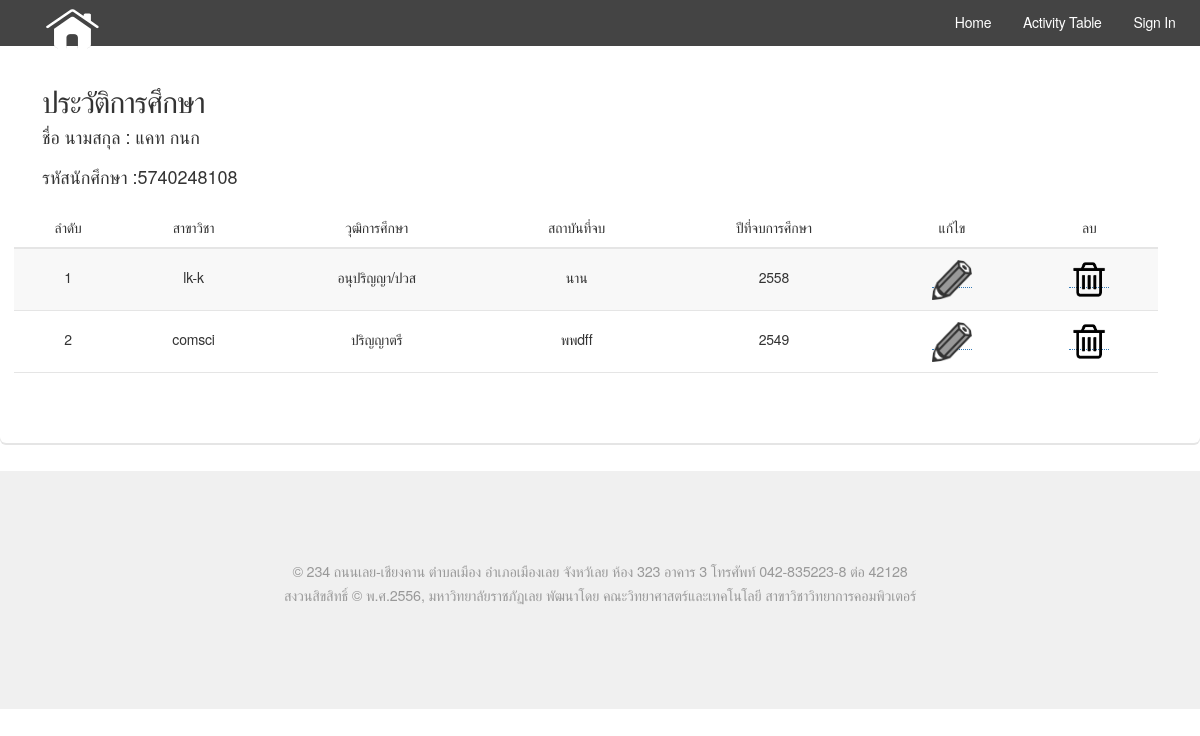
Screenshot of /educationtable.php?std_code=5740248108 with the database file from the repository.
### tables this page shows
CREATE TABLE `student` (
  `std_id` int(7) NOT NULL AUTO_INCREMENT,
  `pname` int(1) NOT NULL,
  `fname` varchar(255) NOT NULL,
  `lname` varchar(255) NOT NULL,
  `std_code` varchar(10) NOT NULL,
  `address` varchar(255) DEFAULT NULL,
  `phone` varchar(10) DEFAULT NULL,
  `dateofbirth` date NOT NULL,
  `email` varchar(255) DEFAULT NULL,
  PRIMARY KEY (`std_id`)
);

CREATE TABLE `education` (
  `edu_id` int(2) NOT NULL AUTO_INCREMENT,
  `edu_level` int(1) NOT NULL,
  `std_code` varchar(10) NOT NULL,
  `major` varchar(255) NOT NULL,
  `intiute` varchar(255) NOT NULL,
  `endyear` varchar(4) NOT NULL,
  PRIMARY KEY (`edu_id`)
);

CREATE TABLE `educate` (
  `educate_id` int(7) NOT NULL AUTO_INCREMENT,
  `educate_name` varchar(255) DEFAULT NULL,
  PRIMARY KEY (`educate_id`)
);

### educationtable.php (the view, shortened to what this page needs)
<?php include_once 'header.php'; ?>
            <section class="box">
                <div>
                        <div class="row uniform 100%">
                            <header>
        <h2>ประวัติการศึกษา</h2>
        <?php
         $std_code = $_GET['std_code'];
         $strsql = "SELECT * FROM student WHERE std_code=$std_code";
         $result = mysqli_query($conn, $strsql);
         $rs = mysqli_fetch_array($result);
        echo "<h4>ชื่อ นามสกุล : " . $rs ['fname'] . " " . $rs ['lname'] . "<br><br>";
        echo "รหัสนักศึกษา :" . $rs['std_code'] . "<br><br>";
        ?>
    </header>
                            <table width='100%' align='center'>
                                <thead>
                                    <td align='center'>ลำดับ</td>
                                    <td align='center'>สาขาวิชา</td>
                                    <td align='center'>วุฒิการศึกษา</td>
                                    <td align='center'>สถาบันที่จบ</td>
                                    <td align='center'>ปีที่จบการศึกษา</td>
                                    <td align='center'>แก้ไข</td>
                                    <td align='center'>ลบ</td>
                            </thead>
                                <?php
                                $std_code = $_GET['std_code'];
                                $strsql = "SELECT e1.edu_id,e1.major,e2.educate_name,e1.intiute,e1.endyear
                                           FROM education e1
                                           INNER JOIN educate e2 on e2.educate_id=e1.edu_level
                                           WHERE e1.std_code='$std_code'";
                                $result = mysqli_query($conn, $strsql);
                                $row_no = 0;
                                while ($rs = mysqli_fetch_array($result)) {
                                    $row_no++;
                                    ?>
                                    <tr>
                                        <td align='center'><?= $row_no ?></td>
                                         <td align='center'><?php echo $rs ['major']; ?></td>
                                        <td align='center'><?php echo $rs ['educate_name']; ?></td>
                                        <td align='center'><?php echo $rs ['intiute'] ; ?></td>
                                        <td align='center'><?php echo $rs ['endyear'] ; ?></td>
                                        <td align='center'><a href='buildresumeadmin.php?std_code=<?= $std_code?>&edu_id=<?= $rs['edu_id']?>&method=edit' class='#'><img src="images/din.png" width="40" height="40"></a></td>
                                        <td align='center'><a href='educationtable.php?std_code=<?= $std_code?>&edu_id=<?= $rs['edu_id'];?>&method=delete' onclick="return confirm('คุณต้องการลบ?')" class='#'><img src="images/2.png" width="40" height="40"></a></td>
                                    </tr>
                                <?php } ?>
                            </table>
                        </div>
                </div>
            </section>
                            <?php include_once 'footer.php'; ?>

### assets/css/main.css (style rules this page uses)
html, body, div, span, applet, object, iframe, h1, h2, h3, h4, h5, h6, p, blockquote, pre, a, abbr, acronym, address, big, cite, code, del, dfn, em, img, ins, kbd, q, s, samp, small, strike, strong, sub, sup, tt, var, b, u, i, center, dl, dt, dd, ol, ul, li, fieldset, form, label, legend, table, caption, tbody, tfoot, thead, tr, th, td, article, aside, canvas, details, embed, figure, figcaption, footer, header, hgroup, menu, nav, output, ruby, section, summary, time, mark, audio, video { margin: 0; padding: 0; border: 0; font-size: 100%; font: inherit; vertical-align: baseline; }
article, aside, details, figcaption, figure, footer, header, hgroup, menu, nav, section { display: block; }
body { line-height: 1; }
table { border-collapse: collapse; border-spacing: 0; }
body { -webkit-text-size-adjust: none; }
*, *:before, *:after { -moz-box-sizing: border-box; -webkit-box-sizing: border-box; box-sizing: border-box; }
.row { border-bottom: solid 1px transparent; -moz-box-sizing: border-box; -webkit-box-sizing: border-box; box-sizing: border-box; }
.row > * { float: left; -moz-box-sizing: border-box; -webkit-box-sizing: border-box; box-sizing: border-box; }
.row:after, .row:before { content: ''; display: block; clear: both; height: 0; }
.row.uniform > * > :first-child { margin-top: 0; }
.row.uniform > * > :last-child { margin-bottom: 0; }
.row > * { padding: 0 0 0 2em; }
.row { margin: 0 0 -1px -2em; }
.row.uniform > * { padding: 2em 0 0 2em; }
.row.uniform { margin: -2em 0 -1px -2em; }
@media screen and (max-width: 1680px) { .row > * { padding: 0 0 0 2em; } }
@media screen and (max-width: 1680px) { .row { margin: 0 0 -1px -2em; } }
@media screen and (max-width: 1680px) { .row.uniform > * { padding: 2em 0 0 2em; } }
@media screen and (max-width: 1680px) { .row.uniform { margin: -2em 0 -1px -2em; } }
@media screen and (max-width: 1280px) { .row > * { padding: 0 0 0 2em; } }
@media screen and (max-width: 1280px) { .row { margin: 0 0 -1px -2em; } }
@media screen and (max-width: 1280px) { .row.uniform > * { padding: 2em 0 0 2em; } }
@media screen and (max-width: 1280px) { .row.uniform { margin: -2em 0 -1px -2em; } }
body { background: #f5f5f5; }
body, input, select, textarea { color: #777; font-family: "Source Sans Pro", sans-serif; font-size: 16pt; font-weight: 300; line-height: 1.65em; letter-spacing: -0.015em; }
a { -moz-transition: color 0.2s ease-in-out, border-bottom-color 0.2s ease-in-out; -webkit-transition: color 0.2s ease-in-out, border-bottom-color 0.2s ease-in-out; -ms-transition: color 0.2s ease-in-out, border-bottom-color 0.2s ease-in-out; transition: color 0.2s ease-in-out, border-bottom-color 0.2s ease-in-out; border-bottom: dotted 1px; color: #e89980; text-decoration: none; }
h1, h2, h3, h4, h5, h6 { color: #646464; font-weight: 300; line-height: 1em; margin: 0 0 0.5em 0; }
h2 { font-size: 2.25em; line-height: 1.5em; letter-spacing: -0.035em; }
h4 { font-size: 1.1em; line-height: 1.5em; letter-spacing: 0; }
.box { background: #fff; border-radius: 6px; box-shadow: 0 2px 0 0 #e5e5e5; margin: 0 0 2em 0; padding: 3em; }
.box > :last-child { margin-bottom: 0; }
table { margin: 0 0 2em 0; width: 100%; }
table tbody tr { border: solid 1px #e5e5e5; border-left: 0; border-right: 0; }
table tbody tr:nth-child(2n + 1) { background-color: #f8f8f8; }
table td { padding: 0.75em 0.75em; }
table thead { border-bottom: solid 2px #e5e5e5; }
@media screen and (max-width: 1680px) { body, input, select, textarea { font-size: 13pt; } }
@media screen and (max-width: 1280px) { body, input, select, textarea { font-size: 11pt; } }

### rows the page displays
student: fname "แคท", lname "กนก", std_code "5740248108"
education: major "lk-k", educate.educate_name "อนุปริญญา/ปวส", intiute "นาน", endyear "2558"
education: major "comsci", educate.educate_name "ปริญญาตรี", intiute "พพdff", endyear "2549"
